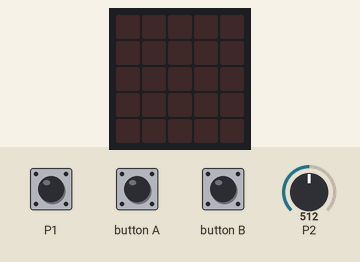
Simulated run of this program. Board: BBC micro:bit running MicroPython. On the bench: the board's 5×5 LED display. The test bench sets the inputs (shaded band); at power-on: P2 = 512 (analog values on the 0–1023 scale).

Above: at 1.2 s.
1.3 s: touch pin P1 pressed for 0.15 s
At 1.38 s:
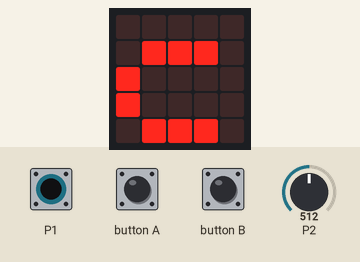
2.9 s: button A pressed for 0.15 s
At 2.97 s:
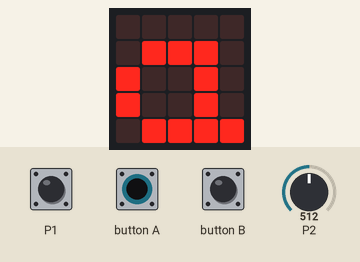
4.5 s: button B pressed for 0.15 s
At 4.58 s:
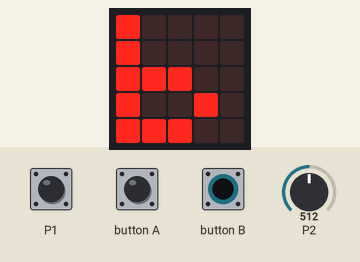
6.1 s: button B pressed for 3.2 s
10.8 s: touch pin P1 pressed for 3.2 s
At 11.4 s:
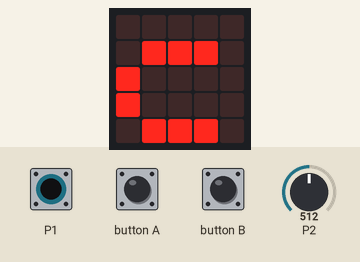
Timing chart, 0 to 13.8 s (numbered marks = the images above; inputs shaded):
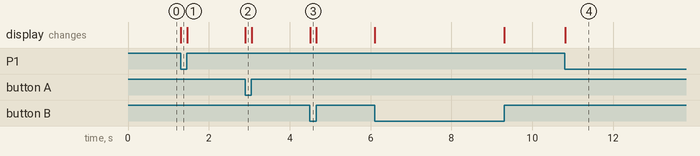

Measured:
- after the input at 1.3 s, the display: changes at once (image 1)
- after the input at 2.9 s, the display: changes at once (image 2)
- after the input at 4.5 s, the display: changes at once (image 3)
- after the input at 10.8 s, the display: changes at once (image 4)

The program:

FtpR_MicroBit_Code.py
```python
'''
Python (and MicroPython) uses modules to keep reusable bits of code (classes, methods...)
that we can access using the "from" keyword
With "microbit import *" We are saying to “load all the code from the microbit module”
(the * sign is used to indicate “everything”).

The microbit module contains all the functions and methods we need to communicate to the micro:bit hardware,
such as the LED display, buttons or the I/O pins.

We also import the math module to perform some specific math functions further in the code.
'''
from microbit import *
import math

'''
Define the functions that send the MIDI data OUT
Each function defines a specific midi event and a midi channel
The parameters of the functions are: the channel number;
the MIDI note number, and the velocity
'''
def midiNoteOn(chan, n, vel):

    # "MIDI_NOTE_ON" variable represents the status byte (the hexadecimal value)
    # 9 is the MIDI event (Note ON) and 0 is the channel we send the signal to (ch.1)
    MIDI_NOTE_ON = 0x90

    # If parameters values are not appropriate, the function stops without sending any message
    if chan > 15:
        return
    if n > 127:
        return
    if vel > 127:
        return

    # The message from hexadecimal and decimal values is translated in binary, to be sent as 3 bytes.
    # The first byte is the Status byte (event and channel); the "|" bitwise "OR" operation ensures
    # that if we specify a channel in the parameters the binary message will be sent to that accordingly.
    # The second and third byte are the two data bytes (note number and velocity)
    msg = bytes([MIDI_NOTE_ON | chan, n, vel])

    # "uart" object initiated on the startup has a method ".write"
    # that allows us to write/send the MIDI data binary message to the MIDI bus
    uart.write(msg)

# For the next two functions the only difference is the midi Event
def midiNoteOff(chan, n, vel):
    MIDI_NOTE_OFF = 0x80
    if chan > 15:
        return
    if n > 127:
        return
    if vel > 127:
        return
    msg = bytes([MIDI_NOTE_OFF | chan, n, vel])
    uart.write(msg)


def midiControlChange(chan, n, value):
    MIDI_CC = 0xB0
    if chan > 15:
        return
    if n > 127:
        return
    if value > 127:
        return
    msg = bytes([MIDI_CC | chan, n, value])
    uart.write(msg)

'''
We define on the startup to initialise the uart object bus and set the proper values for MIDI transmission
The object is used in the previous functions for the message sending (".write")
The only value that depends on the circuit design is "tx" value;
it depends on which pin we connected the data line of the MIDI connector to (in our case "pin0")
'''
def Start():
    uart.init(baudrate=31250, bits=8, parity=None, stop=1, tx=pin0)

# On startup we initiate the variables
Start()
lastA = False
lastB = False
lastC = False
last_pot = 0

# To each button is assigned a specific Midi note
BUTTON_A_NOTE = 36
BUTTON_B_NOTE = 39
BUTTON_C_NOTE = 43

'''
We start a digital clock inside an infinite while loop.
During the time the microprocessor will be ON, it will check
every 10ms (time range set as the parameter of the "sleep" function at the bottom)
if there is a condition satisfying any of the statements.
'''
while True:

    '''
    As soon as button a, b or c are pressed, the microprocessor sends a NoteON event
    to the respective Notes, and stores the last state of the button on the variable "lastA" /B/C.
    The process checks every 10 ms if the state of the button is changed.
    If so, it sends the NoteOFF event related to the button that changed its state, and so on.
    '''
    a = button_a.is_pressed()
    b = button_b.is_pressed()
    c = pin1.is_touched()
    pot = pin2.read_analog()
    if a is True and lastA is False:
        midiNoteOn(0, BUTTON_A_NOTE, 127)
        display.show("a")
    elif a is False and lastA is True:
        midiNoteOff(0, BUTTON_A_NOTE, 127)
        display.clear()
    if b is True and lastB is False:
        midiNoteOn(0, BUTTON_B_NOTE, 127)
        display.show("b")
    elif b is False and lastB is True:
        midiNoteOff(0, BUTTON_B_NOTE, 127)
        display.clear()
    if c is True and lastC is False:
        midiNoteOn(0, BUTTON_C_NOTE, 127)
        display.show("c")
    elif c is False and lastC is True:
        midiNoteOff(0, BUTTON_C_NOTE, 127)
        display.clear()
    lastA = a
    lastB = b
    lastC = c

    '''
    If the potentiometer value changes within 10ms
    we send to channel 0 a control change event of an Undefined Control Function (n=23)
    with the value represented by the velocity variable.
    To the Undefined Control Function will be later assigned a specific role in the PD Patch.
    The value sent is an intereger, result of the floor function
    that scales the potentiometer range from 0-1024 to a range from 0-126.
    '''
    if last_pot != pot:
        velocity = math.floor(pot / 1024 * 127)
        midiControlChange(0, 23, velocity)
        last_pot = pot

    sleep(10)
```
